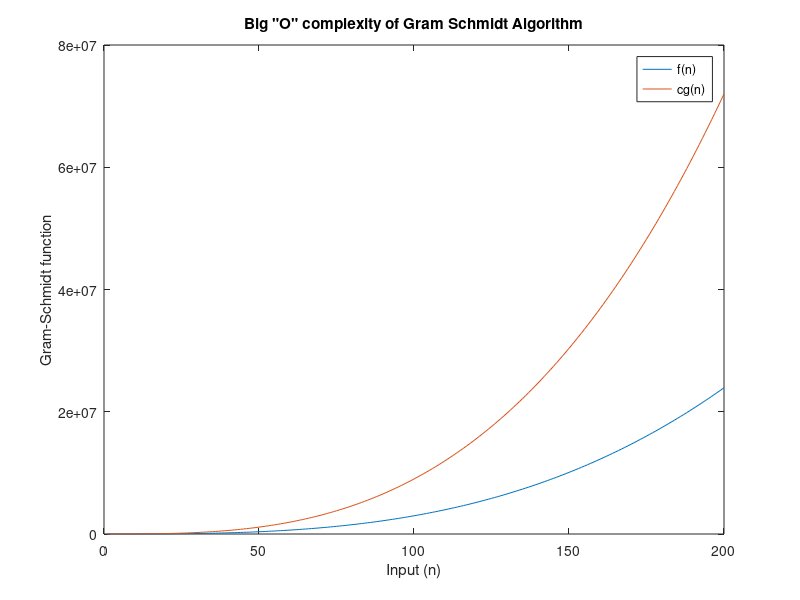

Recreate this plot in MATLAB.
%% bigOgramSchmidt.m
%    Shows the big "O" complexity of Gram Schmidt Algorithm
%        
%       Course:     ECE 7650
%       Homework:   1
%       Sub. Date:  October 26, 2016
%
%           Author:     Jamiu Babatunde Mojolagbe
%           Department: Electrical and Computer Engineering
%           Student ID: #7804719
%           Email:      mojolagm@myumanitoba.ca

clear; clc; close all;

%% set input variable n 
nmax = 200;                             % maximum input n 
nmin = 1;                               % minimum input n
narr = nmin:nmax;                       % set up input array for plotting

%% calculate f(n) and cg(n)
for n = nmin:nmax
    f(n) = 3*(n.^3) - 2*(n.^2) + 8;
    cg(n) = 9*(n.^3);
end


%% output results
plot(narr, f(nmin:nmax), narr, cg(nmin:nmax))
title('Big "O" complexity of Gram Schmidt Algorithm');
xlabel('Input (n)');
ylabel('Gram-Schmidt function');
legend('f(n)', 'cg(n)');